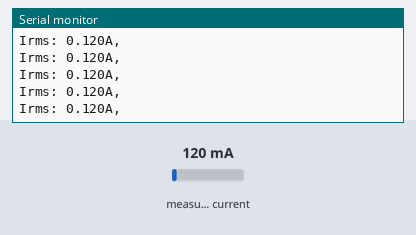
Recording of a sketch running on a simulated Arduino Uno, built with avr-gcc and run on an emulated ATmega328P. On the bench: the last lines printed to the serial monitor. Inputs (shaded band) come from the test bench; at power-on: measured current 120 mA.

Above: at 1.2 s.
1.3 s: measured current set to 40 mA
At 2.3 s:
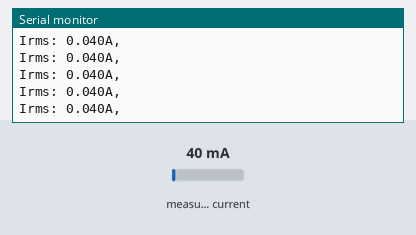
4.3 s: measured current set to 500 mA
At 5.0 s:
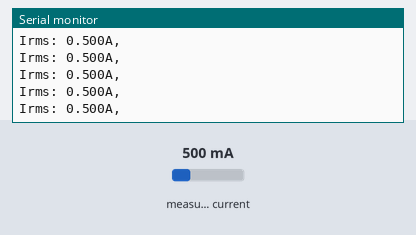
Timing chart, 0 to 7.3 s (numbered marks = the images above; inputs shaded):
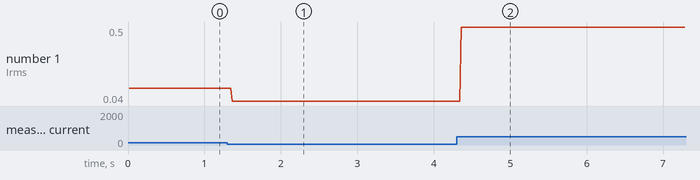

Measured:
- after the input at 1.3 s, the serial monitor: prints a new line after 0.06 s (image 1)
- after the input at 4.3 s, the serial monitor: prints a new line after 0.06 s (image 2)
- plotted number 1: 0.12 → 0.04 after the input at 1.3 s, 0.04 → 0.5 after the input at 4.3 s

The sketch:

data_smapling.ino
```cpp
// (licence header left out)
#include "EmonLib.h"                   // Include Emon Library
EnergyMonitor emon1;                   // Create an instance

void setup()
{
  Serial.begin(9600);
  emon1.current(1, 30);
}

void print_measure(String prefix, float value, String postfix) {
  Serial.print(prefix);
  Serial.print(value, 3);
  Serial.println(postfix);

}

void loop()
{
  unsigned long previousMillis = millis();
  int count = 0;
  double Irms = 0;

  // 5588 samples per second

  Irms = emon1.calcIrms(112);
  print_measure("Irms: ", Irms, "A, ");


}
```
